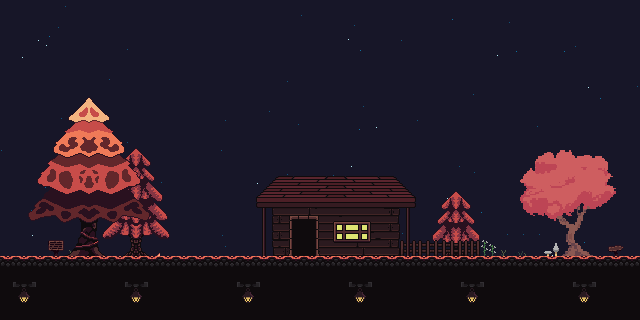

This is a level from a 2D game, rendered from its Tiled map with the project's own tilesets. A one-line summary and the complete map file follow:
An orthogonal 40x20 tile map with 16x16 px tiles, 1 tile layer (décor 1) and 1 object.

<map version="1.10" tiledversion="1.12.1" orientation="orthogonal" renderorder="right-down" width="40" height="20" tilewidth="16" tileheight="16" infinite="0" nextlayerid="3" nextobjectid="2">
 <tileset firstgid="1" source="b3.tsx" />
 <objectgroup id="2" name="collisions">
  <object id="1" x="0" y="256" width="640" height="63.5" />
 </objectgroup>
 <layer id="1" name="décor 1" width="40" height="20">
  <data encoding="csv">
1,2,3,4,5,6,7,8,9,10,11,12,13,14,15,16,17,18,19,20,21,22,23,24,25,26,27,28,29,30,31,32,33,34,35,36,37,38,39,40,
41,42,43,44,45,46,47,48,49,50,51,52,53,54,55,56,57,58,59,60,61,62,63,64,65,66,67,68,69,70,71,72,73,74,75,76,77,78,79,80,
81,82,83,84,85,86,87,88,89,90,91,92,93,94,95,96,97,98,99,100,101,102,103,104,105,106,107,108,109,110,111,112,113,114,115,116,117,118,119,120,
121,122,123,124,125,126,127,128,129,130,131,132,133,134,135,136,137,138,139,140,141,142,143,144,145,146,147,148,149,150,151,152,153,154,155,156,157,158,159,160,
161,162,163,164,165,166,167,168,169,170,171,172,173,174,175,176,177,178,179,180,181,182,183,184,185,186,187,188,189,190,191,192,193,194,195,196,197,198,199,200,
201,202,203,204,205,206,207,208,209,210,211,212,213,214,215,216,217,218,219,220,221,222,223,224,225,226,227,228,229,230,231,232,233,234,235,236,237,238,239,240,
241,242,243,244,245,246,247,248,249,250,251,252,253,254,255,256,257,258,259,260,261,262,263,264,265,266,267,268,269,270,271,272,273,274,275,276,277,278,279,280,
281,282,283,284,285,286,287,288,289,290,291,292,293,294,295,296,297,298,299,300,301,302,303,304,305,306,307,308,309,310,311,312,313,314,315,316,317,318,319,320,
321,322,323,324,325,326,327,328,329,330,331,332,333,334,335,336,337,338,339,340,341,342,343,344,345,346,347,348,349,350,351,352,353,354,355,356,357,358,359,360,
361,362,363,364,365,366,367,368,369,370,371,372,373,374,375,376,377,378,379,380,381,382,383,384,385,386,387,388,389,390,391,392,393,394,395,396,397,398,399,400,
401,402,403,404,405,406,407,408,409,410,411,412,413,414,415,416,417,418,419,420,421,422,423,424,425,426,427,428,429,430,431,432,433,434,435,436,437,438,439,440,
441,442,443,444,445,446,447,448,449,450,451,452,453,454,455,456,457,458,459,460,461,462,463,464,465,466,467,468,469,470,471,472,473,474,475,476,477,478,479,480,
481,482,483,484,485,486,487,488,489,490,491,492,493,494,495,496,497,498,499,500,501,502,503,504,505,506,507,508,509,510,511,512,513,514,515,516,517,518,519,520,
521,522,523,524,525,526,527,528,529,530,531,532,533,534,535,536,537,538,539,540,541,542,543,544,545,546,547,548,549,550,551,552,553,554,555,556,557,558,559,560,
561,562,563,564,565,566,567,568,569,570,571,572,573,574,575,576,577,578,579,580,581,582,583,584,585,586,587,588,589,590,591,592,593,594,595,596,597,598,599,600,
601,602,603,604,605,606,607,608,609,610,611,612,613,614,615,616,617,618,619,620,621,622,623,624,625,626,627,628,629,630,631,632,633,634,635,636,637,638,639,640,
641,642,643,644,645,646,647,648,649,650,651,652,653,654,655,656,657,658,659,660,661,662,663,664,665,666,667,668,669,670,671,672,673,674,675,676,677,678,679,680,
681,682,683,684,685,686,687,688,689,690,691,692,693,694,695,696,697,698,699,700,701,702,703,704,705,706,707,708,709,710,711,712,713,714,715,716,717,718,719,720,
721,722,723,724,725,726,727,728,729,730,731,732,733,734,735,736,737,738,739,740,741,742,743,744,745,746,747,748,749,750,751,752,753,754,755,756,757,758,759,760,
761,762,763,764,765,766,767,768,769,770,771,772,773,774,775,776,777,778,779,780,781,782,783,784,785,786,787,788,789,790,791,792,793,794,795,796,797,798,799,800
</data>
 </layer>
</map>
